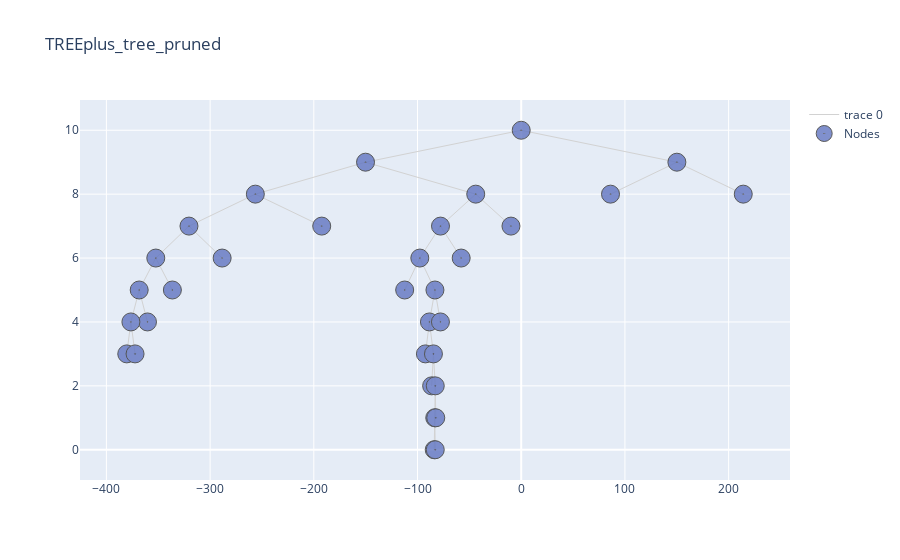

The notebook cell this image was saved under:
### Code cell
alpha, pruned_table = tree.pruning(features_test, n_features_test, y_test_list, table = True, print_tree = True, html = True, merge_leaves = True)

### Figure 1 — Plotly figure (JSON) as saved in the notebook; plotly's stock layout.template omitted (floating-point values rounded to 4 significant figures)
{"data": [{"hoverinfo": "none", "line": {"color": "rgb(210,210,210)", "width": 1}, "mode": "lines", "type": "scatter", "x": [0, -150.1, null, 0, 150.1, null, -150.1, -256.4, null, -150.1, -43.86, null, 150.1, 86.12, null, 150.1, 214.1, null, -256.4, -320.4, null, -256.4, -192.4, null, -43.86, -77.83, null, -43.86, -9.881, null, -320.4, -352.4, null, -320.4, -288.4, null, -77.83, -97.79, null, -77.83, -57.88, null, -352.4, -368.4, null, -352.4, -336.4, null, -97.79, -112.4, null, -97.79, -83.19, null, -368.4, -376.4, null, -368.4, -360.4, null, -83.19, -88.51, null, -83.19, -77.88, null, -376.4, -380.4, null, -376.4, -372.4, null, -88.51, -92.38, null, -88.51, -84.63, null, -84.63, -86.38, null, -84.63, -82.88, null, -82.88, -83.38, null, -82.88, -82.38, null, -83.38, -83.88, null, -83.38, -82.88, null], "y": [10, 9, null, 10, 9, null, 9, 8, null, 9, 8, null, 9, 8, null, 9, 8, null, 8, 7, null, 8, 7, null, 8, 7, null, 8, 7, null, 7, 6, null, 7, 6, null, 7, 6, null, 7, 6, null, 6, 5, null, 6, 5, null, 6, 5, null, 6, 5, null, 5, 4, null, 5, 4, null, 5, 4, null, 5, 4, null, 4, 3, null, 4, 3, null, 4, 3, null, 4, 3, null, 3, 2, null, 3, 2, null, 2, 1, null, 2, 1, null, 1, 0, null, 1, 0, null]}, {"hoverinfo": "text", "marker": {"color": "#6175c1", "line": {"color": "rgb(50,50,50)", "width": 1}, "size": 18, "symbol": "circle-dot"}, "mode": "markers", "name": "Nodes", "opacity": 0.8, "text": ["n9, Class: {1: 0.72, 2: 0.02, 3: 0.02, 4: 0.24}, tau : None, Samples : 3628", "n65, Class: {1: 0.26, 2: 0.02, 3: 0.02, 4: 0.7}, tau : None, Samples : 542", "n1324, Class: {1: 0.0, 2: 0.06, 3: 0.62, 4: 0.32}, tau : None, Samples : 1134", "n7, Class: {1: 0.1, 2: 0.05, 3: 0.77, 4: 0.09}, tau : None, Samples : 16307", "n1, car_ownership in ('car_ownership0',), Class:{1: 0.18, 2: 0.03, 3: 0.35, 4: 0.44}, tau : 0.89, Samples: 76103", "n2, distance_group in ('distance04', 'distance05', 'distance06', 'distance07', 'distance08', 'distance09', 'distance10', 'distance11'), Class:{1: 0.14, 2: 0.02, 3: 0.24, 4: 0.59}, tau : 0.92, Samples: 53924", "n4, distance_group in ('distance01',), Class:{1: 0.48, 2: 0.03, 3: 0.05, 4: 0.43}, tau : 0.99, Samples: 11453", "n8, day_of_week in ('day_of_week6', 'day_of_week7'), Class:{1: 0.38, 2: 0.03, 3: 0.07, 4: 0.52}, tau : 0.87, Samples: 7825", "n16, trafficperc_group in ('1mediumlow_traffic', '2medium_traffic', '3mediumhigh_traffic', '4high_traffic'), Class:{1: 0.39, 2: 0.03, 3: 0.08, 4: 0.51}, tau : 0.82, Samples: 5823", "n32, starttime_group in ('evening',), Class:{1: 0.36, 2: 0.03, 3: 0.06, 4: 0.55}, tau : 0.98, Samples: 3914", "n64, driving_license in ('driving_license1',), Class:{1: 0.37, 2: 0.03, 3: 0.07, 4: 0.53}, tau : 0.89, Samples: 3372", "n128, Class: {1: 0.52, 2: 0.02, 3: 0.13, 4: 0.33}, tau : None, Samples : 1180", "n129, Class: {1: 0.29, 2: 0.03, 3: 0.04, 4: 0.64}, tau : None, Samples : 2192", "n33, Class: {1: 0.45, 2: 0.03, 3: 0.12, 4: 0.41}, tau : None, Samples : 1909", "n17, Class: {1: 0.35, 2: 0.03, 3: 0.05, 4: 0.57}, tau : None, Samples : 2002", "n5, drivingcharge_group in ('high_charge',), Class:{1: 0.05, 2: 0.02, 3: 0.3, 4: 0.63}, tau : 1.2, Samples: 42471", "n10, trafficperc_group in ('0low_traffic', '1mediumlow_traffic'), Class:{1: 0.05, 2: 0.02, 3: 0.24, 4: 0.69}, tau : 1.06, Samples: 38446", "n20, faretype in ('faretype1', 'faretype2', 'faretype3', 'faretype4'), Class:{1: 0.03, 2: 0.03, 3: 0.39, 4: 0.55}, tau : 0.94, Samples: 13067", "n40, Class: {1: 0.03, 2: 0.01, 3: 0.34, 4: 0.61}, tau : None, Samples : 2562", "n41, driving_license in ('driving_license0',), Class:{1: 0.03, 2: 0.03, 3: 0.4, 4: 0.53}, tau : 0.98, Samples: 10505", "n82, cost_group in ('high_cost', 'medium_cost'), Class:{1: 0.03, 2: 0.03, 3: 0.34, 4: 0.6}, tau : 1.0, Samples: 8188", "n164, Class: {1: 0.07, 2: 0.04, 3: 0.19, 4: 0.69}, tau : None, Samples : 2716", "n165, day_of_week in ('day_of_week1', 'day_of_week2', 'day_of_week3', 'day_of_week4', 'day_of_week5'), Class:{1: 0.01, 2: 0.03, 3: 0.41, 4: 0.55}, tau : 1.0, Samples: 5472", "n330, Class: {1: 0.02, 2: 0.01, 3: 0.3, 4: 0.67}, tau : None, Samples : 1269", "n331, trafficperc_group in ('2medium_traffic',), Class:{1: 0.01, 2: 0.03, 3: 0.44, 4: 0.52}, tau : 1.0, Samples: 4203", "n662, purpose in ('purpose2', 'purpose3', 'purpose4', 'purpose5'), Class:{1: 0.01, 2: 0.04, 3: 0.53, 4: 0.42}, tau : 0.95, Samples: 2423", "n1325, Class: {1: 0.02, 2: 0.03, 3: 0.46, 4: 0.5}, tau : None, Samples : 1289", "n663, Class: {1: 0.01, 2: 0.02, 3: 0.31, 4: 0.66}, tau : None, Samples : 1780", "n83, Class: {1: 0.05, 2: 0.02, 3: 0.65, 4: 0.29}, tau : None, Samples : 2317", "n21, Class: {1: 0.06, 2: 0.02, 3: 0.16, 4: 0.76}, tau : None, Samples : 25379", "n11, Class: {1: 0.03, 2: 0.04, 3: 0.81, 4: 0.12}, tau : None, Samples : 4025", "n3, distance_group in ('distance04', 'distance05', 'distance06', 'distance07', 'distance08', 'distance09', 'distance10', 'distance11'), Class:{1: 0.26, 2: 0.04, 3: 0.62, 4: 0.08}, tau : 1.18, Samples: 22179", "n6, Class: {1: 0.73, 2: 0.03, 3: 0.2, 4: 0.05}, tau : None, Samples : 5872"], "type": "scatter", "x": [-192.4, -360.4, -83.88, 214.1, 0, -150.1, -256.4, -320.4, -352.4, -368.4, -376.4, -380.4, -372.4, -336.4, -288.4, -43.86, -77.83, -97.79, -112.4, -83.19, -88.51, -92.38, -84.63, -86.38, -82.88, -83.38, -82.88, -82.38, -77.88, -57.88, -9.881, 150.1, 86.12], "y": [7, 4, 0, 8, 10, 9, 8, 7, 6, 5, 4, 3, 3, 5, 6, 8, 7, 6, 5, 5, 4, 3, 3, 2, 2, 1, 0, 1, 4, 6, 7, 9, 8]}], "layout": {"title": {"text": "TREEplus_tree_pruned"}}}
